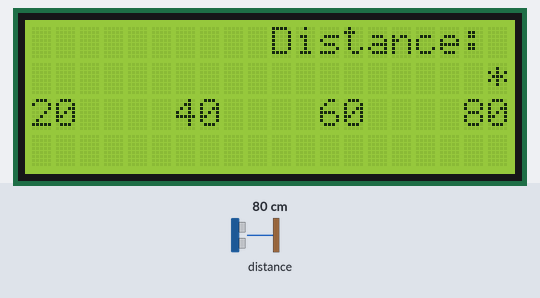
Recording of a sketch running on a simulated Arduino Uno, built with avr-gcc and run on an emulated ATmega328P. Parts: 20×4 character LCD. The test bench sets the inputs (shaded band); at power-on: distance to the obstacle 80 cm. What the sketch prints to the serial monitor is not drawn.

Above: at 1.2 s.
1.3 s: distance to the obstacle set to 2 cm
At 1.53 s:
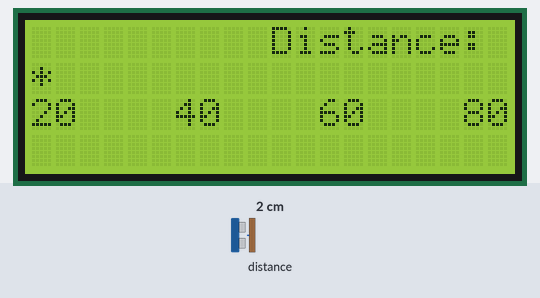
4.3 s: distance to the obstacle set to 35 cm
At 4.51 s:
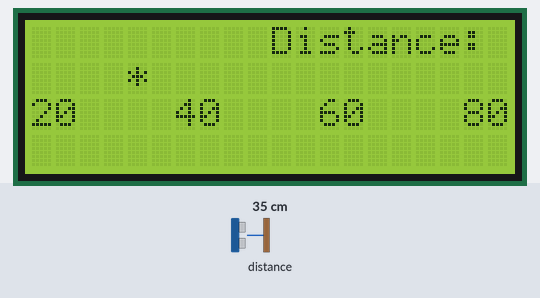
5.8 s: distance to the obstacle set to 60 cm
At 5.97 s:
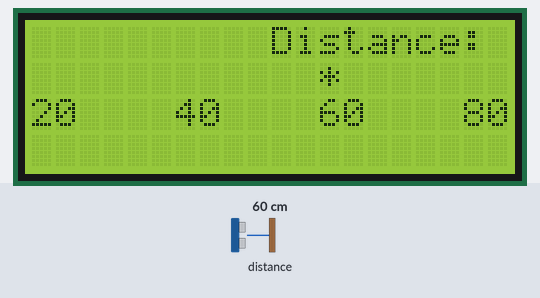

The sketch:

ex2_lidar_cursor.ino
```cpp
// https://github.com/garmin/LIDARLite_Arduino_Library/blob/master/examples/v3/GetDistanceI2c/GetDistanceI2c.ino
// https://github.com/garmin/LIDARLite_Arduino_Library/issues/14


// include the library code:
#include <LiquidCrystal.h>

// initialize the library by associating any needed LCD interface pin
// with the arduino pin number it is connected to
const int rs = 37, en = 36, d4 = 35, d5 = 34, d6 = 33, d7 = 32;
LiquidCrystal lcd(rs, en, d4, d5, d6, d7);

int distance, cursorplace;

#include <Wire.h>
#include <LIDARLite.h>

LIDARLite myLidarLite;

void setup()
{
  Wire.begin();
  lcd.begin(20, 4);

  lcd.setCursor(10, 0);
  lcd.print("Distance: ");
  lcd.print(distance);
  lcd.print(" cm");

  lcd.setCursor(0, 2);
  //         01234567890123456789
  lcd.print("20    40    60    80");


  Serial.begin(9600); // Initialize serial connection to display distance readings

  myLidarLite.begin(0, true); // Set configuration to default and I2C to 400 kHz

  myLidarLite.configure(0); // Change this number to try out alternate configurations
}

void loop()
{
  distance = myLidarLite.distance(false);
  // Take a measurement with receiver bias correction and print to serial terminal
  Serial.println();   // unit:cm????????????

  Serial.print("Distance: ");
  Serial.print(distance);
  Serial.println(" cm");

  if (distance <= 20)
    cursorplace = 0;
  else if (distance < 80)
    cursorplace = (distance - 20) / 3 - 1; //move cursor to the next column for every 3cm, (80-60)/20=3cm
  else
    cursorplace = 19;

  lcd.setCursor(cursorplace, 1);
  lcd.print("*");
  delay(50);
  lcd.setCursor(cursorplace, 1);
  lcd.print(" ");
}
```

Measured:
- after the input at 1.3 s, the display: changes after 0.06 s (image 1)
- after the input at 4.3 s, the display: changes at once (image 2)
- after the input at 5.8 s, the display: changes at once (image 3)
